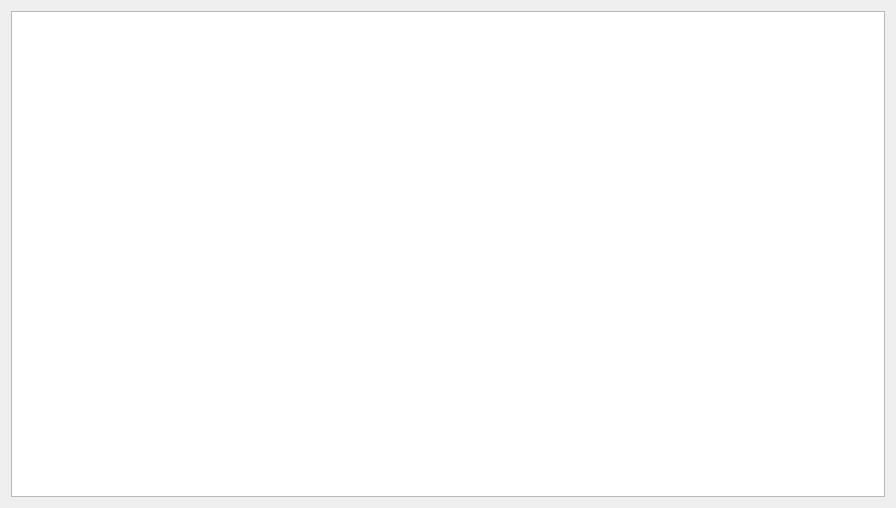
<?xml version="1.0" encoding="UTF-8"?>
<ui version="4.0">
 <class>FileListDlg</class>
 <widget class="QDialog" name="FileListDlg">
  <property name="geometry">
   <rect>
    <x>0</x>
    <y>0</y>
    <width>896</width>
    <height>508</height>
   </rect>
  </property>
  <property name="windowTitle">
   <string>文件列表</string>
  </property>
  <property name="modal">
   <bool>false</bool>
  </property>
  <layout class="QGridLayout" name="gridLayout">
   <item row="0" column="0">
    <widget class="QTableWidget" name="tableWidget"/>
   </item>
  </layout>
 </widget>
 <resources/>
 <connections/>
</ui>
